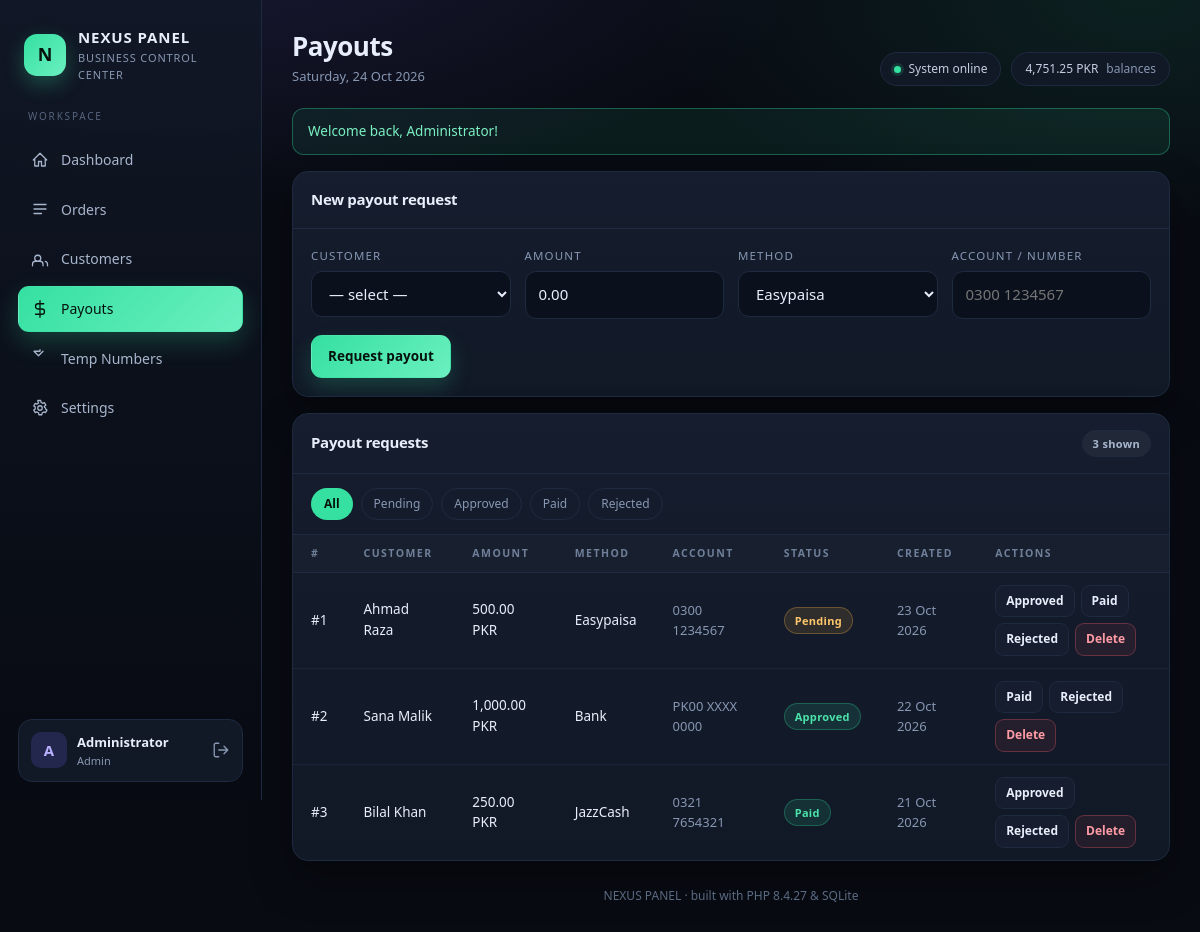
Page /payouts.php (signed in) on the committed database.
### tables this page shows
CREATE TABLE users (
            id            INTEGER PRIMARY KEY AUTOINCREMENT,
            name          TEXT    NOT NULL,
            email         TEXT    NOT NULL UNIQUE,
            password_hash TEXT    NOT NULL,
            role          TEXT    NOT NULL DEFAULT "admin",
            created_at    TEXT    NOT NULL
        );

CREATE TABLE payouts (
            id          INTEGER PRIMARY KEY AUTOINCREMENT,
            customer_id INTEGER NOT NULL,
            amount      REAL    NOT NULL DEFAULT 0,
            method      TEXT    NOT NULL DEFAULT "Bank",
            account     TEXT    NOT NULL DEFAULT "",
            status      TEXT    NOT NULL DEFAULT "pending",
            created_at  TEXT    NOT NULL,
            FOREIGN KEY (customer_id) REFERENCES customers (id) ON DELETE CASCADE
        );

CREATE TABLE customers (
            id         INTEGER PRIMARY KEY AUTOINCREMENT,
            name       TEXT    NOT NULL,
            phone      TEXT    NOT NULL DEFAULT "",
            email      TEXT    NOT NULL DEFAULT "",
            balance    REAL    NOT NULL DEFAULT 0,
            created_at TEXT    NOT NULL
        );

### inc/db.php (called while the page is built, shortened)
<?php
function db(): PDO
{
    static $pdo = null;
    if ($pdo instanceof PDO) {
        return $pdo;
    }
    $dir = BASE_PATH . '/data';
    $pdo = new PDO('sqlite:' . $dir . '/panel.sqlite');
    $pdo->setAttribute(PDO::ATTR_ERRMODE, PDO::ERRMODE_EXCEPTION);
    $pdo->setAttribute(PDO::ATTR_DEFAULT_FETCH_MODE, PDO::FETCH_ASSOC);
    $pdo->exec('PRAGMA foreign_keys = ON');
    db_seed($pdo);
    return $pdo;
}
function db_seed(PDO $pdo): void
{
    $count = (int) $pdo->query('SELECT COUNT(*) FROM users')->fetchColumn();
    if ($count > 0) {
        return;
    }
}

### inc/functions.php (called while the page is built, shortened)
<?php
function e(?string $value): string
{
    return htmlspecialchars((string) $value, ENT_QUOTES | ENT_SUBSTITUTE, 'UTF-8');
}
function money(float $amount): string
{
    return number_format($amount, 2) . ' ' . setting('currency', 'PKR');
}
function setting(string $key, string $default = ''): string
{
    static $cache = null;
    if ($cache === null) {
        $cache = [];
        foreach (db()->query('SELECT key, value FROM settings') as $row) {
            $cache[$row['key']] = $row['value'];
        }
    }
    return $cache[$key] ?? $default;
}
function take_flash(): array
{
    $items = $_SESSION['flash'] ?? [];
    return $items;
}
function current_user(): ?array
{
    static $user = null;
    if ($user !== null) {
        return $user;
    }
    $id = $_SESSION['user_id'] ?? null;
    $stmt = db()->prepare('SELECT id, name, email, role FROM users WHERE id = :id');
    $stmt->execute([':id' => $id]);
    $row = $stmt->fetch();
    $user = $row ?: null;
    return $user;
}
function require_login(): void
{
    if (!current_user()) {
        redirect('login.php');
    }
}
function payouts_all(?string $status = null): array
{
    $sql = 'SELECT p.*, c.name AS customer_name
            FROM payouts p
            JOIN customers c ON c.id = p.customer_id';
    $params = [];
    $sql .= ' ORDER BY p.created_at DESC, p.id DESC';
    $stmt = db()->prepare($sql);
    $stmt->execute($params);
    return $stmt->fetchAll();
}
function stats(): array
{
    $pdo = db();
    $today = date('Y-m-d');
    $ordersToday = (int) $pdo
        ->query("SELECT COUNT(*) FROM orders WHERE date(created_at) = '$today'")
        ->fetchColumn();
    $ordersTotal = (int) $pdo->query('SELECT COUNT(*) FROM orders')->fetchColumn();
    $revenue = (float) $pdo
        ->query("SELECT COALESCE(SUM(amount), 0) FROM orders WHERE status = 'done'")
        ->fetchColumn();
    $payoutsPending = (float) $pdo
        ->query("SELECT COALESCE(SUM(amount), 0) FROM payouts WHERE status = 'pending'")
        ->fetchColumn();
    $customers = (int) $pdo->query('SELECT COUNT(*) FROM customers')->fetchColumn();
    $balances = (float) $pdo->query('SELECT COALESCE(SUM(balance), 0) FROM customers')->fetchColumn();
    return [
        'orders_today'    => $ordersToday,
        'orders_total'    => $ordersTotal,
        'revenue'         => $revenue,
        'payouts_pending' => $payoutsPending,
        'customers'       => $customers,
        'balances'        => $balances,
    ];
}

### payouts.php (the view, shortened to what this page needs)
<?php
require_login();
$statuses = ['pending', 'approved', 'paid', 'rejected'];
$methods  = ['Easypaisa', 'JazzCash', 'Bank', 'Binance', 'Other'];
$filter    = (string) ($_GET['status'] ?? '');
$payouts   = payouts_all($filter);
require __DIR__ . '/inc/layout.php';
render_header('payouts', 'Payouts');
?>
<section class="section">
    <div class="section-head">
        <h2>New payout request</h2>
    </div>
    <div class="section-body">
        <form method="post">
            <div class="form-row">
                <div class="field">
                    <label for="customer_id">Customer</label>
                    <select id="customer_id" name="customer_id" required>
                        <option value="">— select —</option>
                    </select>
                </div>
                <div class="field">
                    <label for="amount">Amount</label>
                    <input id="amount" name="amount" type="number" step="0.01" min="0" value="0.00" required>
                </div>
                <div class="field">
                    <label for="method">Method</label>
                    <select id="method" name="method">
                        <?php foreach ($methods as $m): ?>
                            <option value="<?= e($m) ?>"><?= e($m) ?></option>
                        <?php endforeach; ?>
                    </select>
                </div>
                <div class="field">
                    <label for="account">Account / number</label>
                    <input id="account" name="account" placeholder="0300 1234567" required>
                </div>
            </div>
            <div class="form-actions">
                <button class="btn btn-primary" type="submit">Request payout</button>
            </div>
        </form>
    </div>
</section>
<section class="section" style="margin-top:16px">
    <div class="section-head">
        <h2>Payout requests</h2>
        <span class="badge badge-neutral"><?= e((string) count($payouts)) ?> shown</span>
    </div>
    <div class="filters">
        <a class="chip <?= $filter === '' ? 'is-active' : '' ?>" href="payouts.php">All</a>
        <?php foreach ($statuses as $st): ?>
            <a class="chip <?= $filter === $st ? 'is-active' : '' ?>" href="payouts.php?status=<?= e($st) ?>">
                <?= e(ucfirst($st)) ?>
            </a>
        <?php endforeach; ?>
    </div>
    <?php if (!$payouts): ?>
        <div class="empty">No payout requests for this filter.</div>
    <?php else: ?>
        <table>
            <thead>
                <tr><th>#</th><th>Customer</th><th>Amount</th><th>Method</th><th>Account</th><th>Status</th><th>Created</th><th>Actions</th></tr>
            </thead>
            <tbody>
            <?php foreach ($payouts as $p): ?>
                <tr>
                    <td class="num">#<?= e((string) $p['id']) ?></td>
                    <td><?= e($p['customer_name']) ?></td>
                    <td class="num"><?= e(money((float) $p['amount'])) ?></td>
                    <td><?= e($p['method']) ?></td>
                    <td class="muted"><?= e($p['account']) ?></td>
                    <td><span class="badge badge-<?= e($p['status']) ?>"><?= e(ucfirst($p['status'])) ?></span></td>
                    <td class="muted"><?= e(date('d M Y', strtotime($p['created_at']))) ?></td>
                    <td>
                        <div class="actions">
                            <?php foreach (['approved', 'paid', 'rejected'] as $next): ?>
                                <?php if ($p['status'] !== $next): ?>
                                    <form class="inline-form" method="post">
                                        <button class="btn btn-xs" type="submit"><?= e(ucfirst($next)) ?></button>
                                    </form>
                                <?php endif; ?>
                            <?php endforeach; ?>
                            <form class="inline-form" method="post" onsubmit="return confirm('Delete payout #<?= e((string) $p['id']) ?>?');">
                                <button class="btn btn-xs btn-danger" type="submit">Delete</button>
                            </form>
                        </div>
                    </td>
                </tr>
            <?php endforeach; ?>
            </tbody>
        </table>
    <?php endif; ?>
</section>
<?php render_footer(); ?>

### inc/layout.php (shortened to what this page needs)
<?php
function render_header(string $active, string $title): void
{
    $user = current_user();
    $site = setting('site_name', 'NEXUS PANEL');
    $nav = [
        'dashboard' => ['Dashboard', 'M3 12l9-9 9 9M5 10v10h5v-6h4v6h5V10'],
        'orders'    => ['Orders',    'M4 6h16M4 12h16M4 18h10'],
        'customers' => ['Customers', 'M16 21v-2a4 4 0 00-4-4H6a4 4 0 00-4 4v2M9 7a4 4 0 100 8 4 4 0 000-8zm13 14v-2a4 4 0 00-3-3.87'],
        'payouts'   => ['Payouts',   'M12 1v22M17 5H9.5a3.5 3.5 0 000 7h5a3.5 3.5 0 010 7H6'],
        'numbers'   => ['Temp Numbers', 'M12 1v2H4l6 6 6-6'],
        'settings'  => ['Settings',  'M12 15a3 3 0 100-6 3 3 0 000 6zm7.4-3a7.4 7.4 0 01-.1 1.2l2 1.6-2 3.4-2.4-1a7.5 7.5 0 01-2 1.2l-.4 2.6h-4l-.4-2.6a7.5 7.5 0 01-2-1.2l-2.4 1-2-3.4 2-1.6a7.4 7.4 0 010-2.4l-2-1.6 2-3.4 2.4 1a7.5 7.5 0 012-1.2L9 2h4l.4 2.6a7.5 7.5 0 012 1.2l2.4-1 2 3.4-2 1.6c.06.4.1.8.1 1.2z'],
    ];
    ?>
<!DOCTYPE html>
<html lang="en">
<head>
<link rel="stylesheet" href="assets/app.css">
</head>
<body>
<div class="shell">
    <aside class="sidebar">
        <div class="brand">
            <div class="brand-mark">N</div>
            <div>
                <div class="brand-name"><?= e($site) ?></div>
                <div class="brand-sub"><?= e(setting('tagline', 'Control Center')) ?></div>
            </div>
        </div>
        <nav class="nav">
            <div class="nav-label">Workspace</div>
            <?php foreach ($nav as $key => [$label, $path]): ?>
            <a class="nav-item <?= $active === $key ? 'is-active' : '' ?>" href="<?= e($key) ?>.php">
                <svg viewBox="0 0 24 24" aria-hidden="true"><path d="<?= e($path) ?>"/></svg>
                <span><?= e($label) ?></span>
            </a>
            <?php endforeach; ?>
        </nav>
        <div class="sidebar-foot">
            <div class="avatar"><?= e(strtoupper(substr((string) ($user['name'] ?? 'A'), 0, 1))) ?></div>
            <div class="who">
                <div class="who-name"><?= e($user['name'] ?? '') ?></div>
                <div class="who-role"><?= e(ucfirst($user['role'] ?? 'admin')) ?></div>
            </div>
            <a class="logout" href="logout.php" title="Log out">
                <svg viewBox="0 0 24 24" aria-hidden="true"><path d="M9 21H5a2 2 0 01-2-2V5a2 2 0 012-2h4M16 17l5-5-5-5M21 12H9"/></svg>
            </a>
        </div>
    </aside>
    <main class="main">
        <header class="topbar">
            <div>
                <h1><?= e($title) ?></h1>
                <p class="muted"><?= e(date('l, d M Y')) ?></p>
            </div>
            <div class="topbar-side">
                <span class="pill"><span class="dot"></span> System online</span>
                <span class="pill"><?= e(money((float) (stats()['balances']))) ?> <em>balances</em></span>
            </div>
        </header>
        <?php foreach (take_flash() as $f): ?>
            <div class="alert alert-<?= e($f['type']) ?>"><?= e($f['message']) ?></div>
        <?php endforeach; ?>
<?php
}
function render_footer(): void
{
    ?>
        <footer class="foot">
            <?= e(setting('site_name', 'NEXUS PANEL')) ?> &middot; built with PHP <?= e(PHP_VERSION) ?> &amp; SQLite
        </footer>
    </main>
</div>
</body>
</html>
<?php
}

### rows in the picture
users: name "A", name "Administrator", role "Admin"
payouts: id "1", customer.name "Ahmad Raza", amount "500.00 PKR", method "Easypaisa", account "0300 1234567", status "Pending", created_at "23 Oct 2026", next "Approved", next "Paid", next "Rejected"
payouts: id "2", customer.name "Sana Malik", amount "1,000.00 PKR", method "Bank", account "PK00 XXXX 0000", status "Approved", created_at "22 Oct 2026", next "Paid", next "Rejected"
payouts: id "3", customer.name "Bilal Khan", amount "250.00 PKR", method "JazzCash", account "0321 7654321", status "Paid", created_at "21 Oct 2026", next "Approved", next "Rejected"

### other values in the picture
$site "NEXUS PANEL"
setting('tagline', 'Control Center') "BUSINESS CONTROL CENTER"
$label "Dashboard"
$label "Orders"
$label "Customers"
$label "Payouts"
$label "Temp Numbers"
$label "Settings"
$title "Payouts"
money((float) (stats()['balances'])) "4,751.25 PKR"
$f['message'] "Welcome back, Administrator!"
count($payouts) "3"
$st "Pending"
$st "Approved"
$st "Paid"
